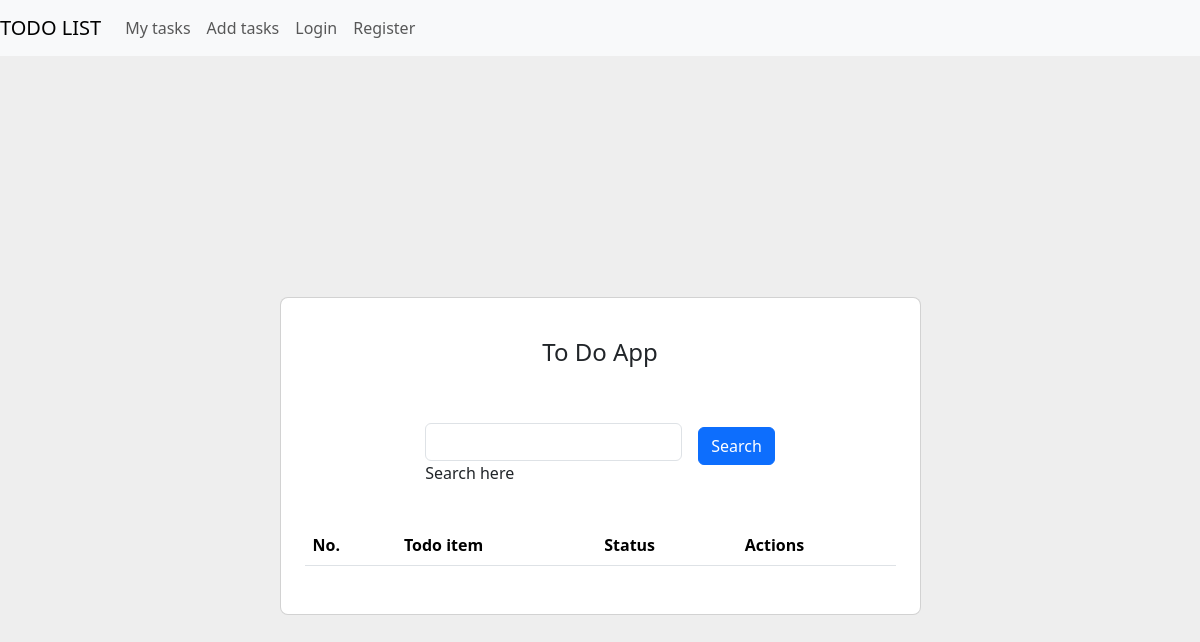
Before: / with the older database file.
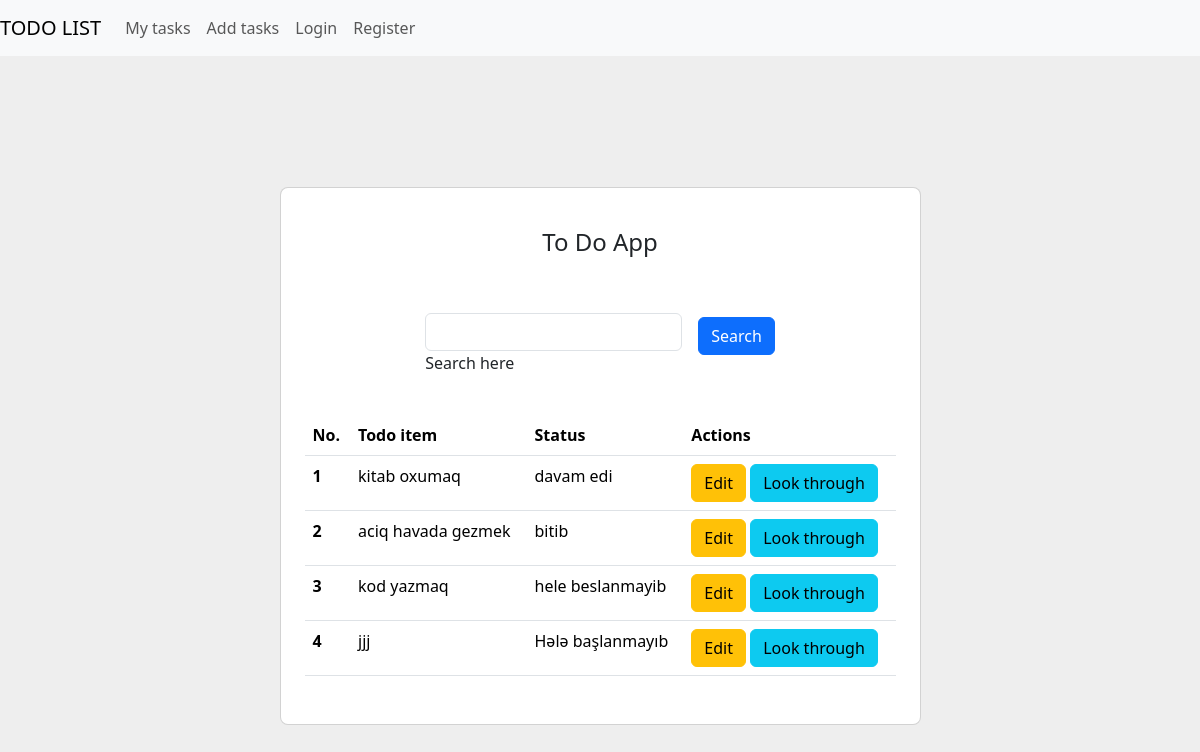
After: the same page with the newer database file.
### todo/models.py (models this page shows, shortened)
class Todo(models.Model):
    name = models.CharField(max_length=255, verbose_name="Ediləcək iş")
    status = models.CharField(max_length=255, choices=CHOICES, verbose_name="Taskin statusu", null=True, blank=True, default="Hələ başlanmayıb")
    add_date = models.DateTimeField(auto_now_add=True)
    update_date = models.DateTimeField(auto_now=True)
    delete_date = models.DateTimeField(null=True, blank=True)
    active = models.BooleanField(default=True)
    class Meta:
        ordering = ("add_date",)
        verbose_name = "Ediləcək iş"
        verbose_name_plural = "Ediləcək işlər"

### todo/views.py (the view)
# urls.py: path("", index_view, name='index'),
def index_view(request):
    todos = Todo.objects.all()
    context = {
        "objects": todos,
    }
    return render(request, "index.html", context)

### templates/index.html (shortened to what this page needs)
<!DOCTYPE html>
<html lang="en">
  <head>
    <link
      href="https://cdn.jsdelivr.net/npm/bootstrap@5.3.2/dist/css/bootstrap.min.css"
      rel="stylesheet"
    />
  </head>
  <body>
  <nav class="navbar navbar-expand-lg navbar-light bg-light">
  <a class="navbar-brand" href="#">TODO LIST</a>
  <div class="collapse navbar-collapse" id="navbarNavDropdown">
    <ul class="navbar-nav">
      <li class="nav-item">
        <a class="nav-link" href="{% url 'todo:index' %}">My tasks</a>
      </li>
      <li class="nav-item">
        <a class="nav-link" href="{% url 'todo:add' %}">Add tasks</a>
      </li>
      <li class="nav-item">
        <a class="nav-link" href="#">Login</a>
      </li>
      <li class="nav-item">
        <a class="nav-link" href="#">Register</a>
      </li>
    </ul>
  </div>
</nav>
    <section class="vh-100" style="background-color: #eee">
      <div class="container py-5 h-100">
        <div class="row d-flex justify-content-center align-items-center h-100">
          <div class="col col-lg-9 col-xl-7">
            <div class="card rounded-3">
              <div class="card-body p-4">
                <h4 class="text-center my-3 pb-3">To Do App</h4>
                <form
                  class="row row-cols-lg-auto g-3 justify-content-center align-items-center mb-4 pb-2"
                >
                  <div class="col-12">
                    <div class="form-outline">
                      <input type="text" id="form1" class="form-control mt-4"/>
                      <label class="form-label" for="form1"
                        >Search here</label
                      >
                    </div>
                  </div>
                  <div class="col-12">
                    <button type="submit" class="btn btn-primary">Search</button>
                  </div>
                </form>
                <table class="table mb-4">
                  <thead>
                    <tr>
                      <th scope="col">No.</th>
                      <th scope="col">Todo item</th>
                      <th scope="col">Status</th>
                      <th scope="col">Actions</th>
                    </tr>
                  </thead>
                  <tbody>
                  {% for i in objects %}
                    <tr>
                      <th scope="row">{{forloop.counter}}</th>
                      <td>{{i.name}}</td>
                      <td>{{i.status}}</td>
                      <td>
                        <button type="submit" class="btn btn-warning">
                          Edit
                        </button>
                        <a href="{% url 'todo:detail' i.id %}">
                        <button type="submit" class="btn btn-info">
                          Look through
                        </button>
</a>
                      </td>
                    </tr>
                  {% endfor %}
                  </tbody>
                </table>
              </div>
            </div>
          </div>
        </div>
      </div>
    </section>
  </body>
</html>

Changed rows visible on the page:
added Todo: name "kitab oxumaq", status "davam edi"
added Todo: name "aciq havada gezmek", status "bitib"
added Todo: name "kod yazmaq", status "hele beslanmayib"
added Todo: name "jjj", status "Hələ başlanmayıb"
